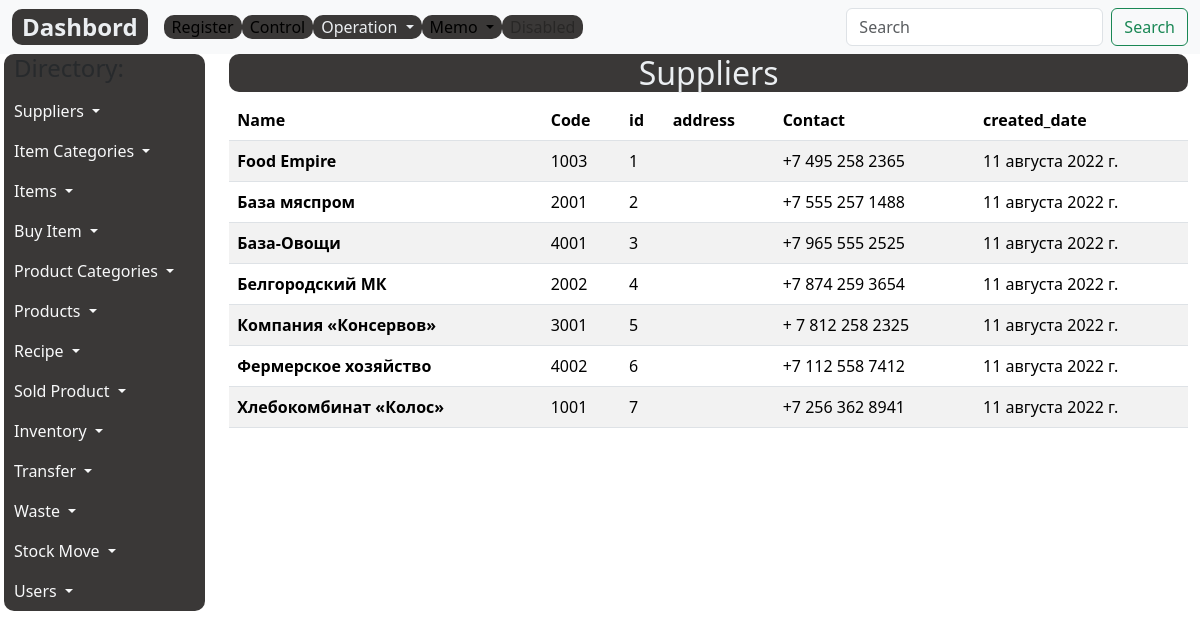
/supplier-list/, run on an earlier commit of the app's database.
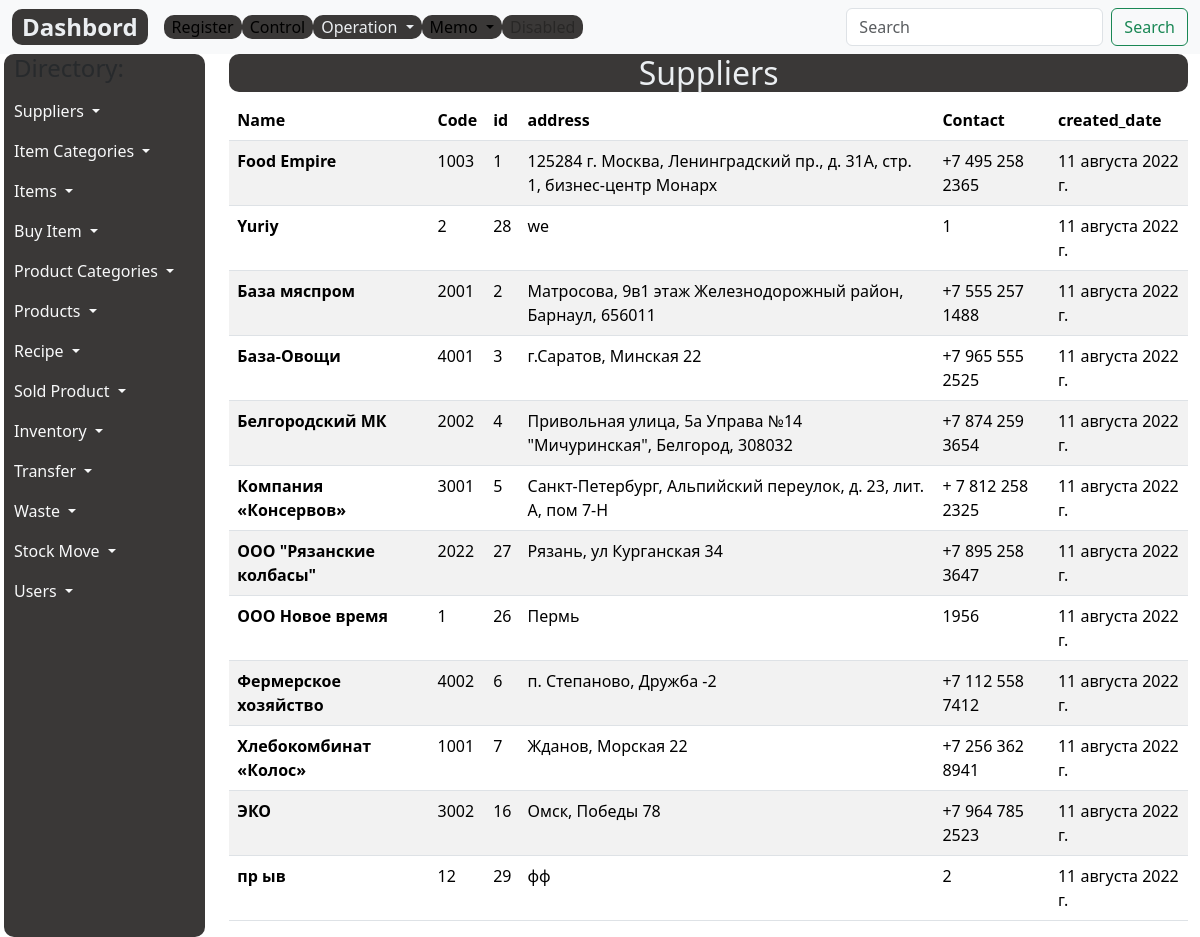
And on a later commit of the database.
### register/models.py (models this page shows, shortened)
class Supplier(models.Model):
    code=models.CharField(max_length=4, null=True)
    name = models.CharField(max_length=200, help_text="Не более 200 знаков",db_index=True)
    slug= models.SlugField(max_length=255, verbose_name='Url', unique=True)
    address = models.CharField(max_length=220)
    contact=models.CharField(max_length=250, null=True)
    created_date = models.DateField(auto_now_add=True)
    class Meta:
        ordering = ['name']
        verbose_name = 'Поставщик'
        verbose_name_plural = 'Поставщики'

### register/views.py (the view)
# urls.py: path('supplier-list/', SupplierListView.as_view(), name='supplier-list'),
class SupplierListView(ListView):
    model = Supplier
    template_name = 'register/items/suppliers.html'
    context_object_name = 'suppliers'

### register/templates/register/items/suppliers.html (shortened to what this page needs)
{% extends 'base.html' %}
{% load static %}
{% block content %}
<div class="container">
  <h1 class="custom">Suppliers</h1>
  <table class="table table-striped">
    <thead>
      <tr>
        <th scope="col">Name</th>
        <th scope="col">Code</th>
        <th scope="col">id</th>
        <th scope="col">address</th>
        <th scope="col">Contact</th>
        <th scope="col">created_date</th>
      </tr>
    </thead>
    <tbody>
      {% for supplier in suppliers%}
      <tr>
        <th scope="row">{{supplier.name}}</th>
        <td>{{supplier.code}}</td>
        <td>{{supplier.id}}</td>
        <td>{{supplier.address}}</td>
        <td>{{supplier.contact}}</td>
        <td>{{supplier.created_date}}</td>
      </tr>
      {% endfor %}
    </tbody>
  </table>
</div>
{% endblock %}

### templates/base.html (shortened to what this page needs)
{% load static %}
{% load bootstrap5 %}
<!DOCTYPE html>
<html lang="en">
<head>
  {% bootstrap_css %}
  <link rel="stylesheet" type="text/css" href="{% static 'css/style.css' %}">
</head>
<body>
  {% block navbar %}
  <nav class="navbar navbar-expand-lg bg-light">
    <div class="container-fluid">
      <a class="navbar-brand font1-b navbutt" href="{% url 'dashbord' %}">Dashbord</a>
      <div class="collapse navbar-collapse" id="navbarSupportedContent">
        <ul class="navbar-nav me-auto mb-2 mb-lg-0">
          <li class="nav-item">
            <a class="nav-link active navbutt" aria-current="page" href="{% url 'register' %}">Register</a>
          </li>
          <li class="nav-item">
            <a class="nav-link active navbutt" href="{% url 'control' %}">Control</a>
          </li>
          <li class="navbar-nav nav-item dropdown">
            <a class="nav-link dropdown-toggle navbutt" href="#" role="button" data-bs-toggle="dropdown"
              aria-expanded="false">
              Operation
            </a>
          </li>
          <li class="navbar-nav nav-item dropdown">
            <a class="nav-link dropdown-toggle navbutt active" href="#" role="button" data-bs-toggle="dropdown"
              aria-expanded="false">
              Memo
            </a>
          </li>
          <li class="nav-item">
            <a class="nav-link disabled navbutt">Disabled</a>
          </li>
        </ul>
        <form class="d-flex" role="search">
          <input class="form-control me-2" type="search" placeholder="Search" aria-label="Search">
          <button class="btn btn-outline-success" type="submit">Search</button>
        </form>
      </div>
    </div>
  </nav>
  {% endblock %}
  <div class="ms-3">
    {% block menu%}
    <div class="row">
      <div class="col-2 navbutt text-muted">
        <h4>Directory:</h4>
        <ul class="nav navbar-nav">
          <li class="navbar-nav nav-item dropdown">
            <a class="nav-link dropdown-toggle text-light" href="#" role="button" data-bs-toggle="dropdown"
              aria-expanded="false">
              Suppliers
            </a>
          </li>
          <li class="navbar-nav nav-item dropdown">
            <a class="nav-link dropdown-toggle text-light" href="#" role="button" data-bs-toggle="dropdown"
              aria-expanded="false">
              Item Categories
            </a>
          </li>
          <li class="navbar-nav nav-item dropdown">
            <a class="nav-link dropdown-toggle text-light" href="#" role="button" data-bs-toggle="dropdown"
              aria-expanded="false">
              Items
            </a>
          </li>
          <li class="navbar-nav nav-item dropdown">
            <a class="nav-link dropdown-toggle text-light" href="#" role="button" data-bs-toggle="dropdown"
              aria-expanded="false">
              Buy Item
            </a>
          </li>
          <li class="navbar-nav nav-item dropdown">
            <a class="nav-link dropdown-toggle text-light" href="#" role="button" data-bs-toggle="dropdown"
              aria-expanded="false">
              Product Categories
            </a>
          </li>
          <li class="navbar-nav nav-item dropdown">
            <a class="nav-link dropdown-toggle text-light" href="#" role="button" data-bs-toggle="dropdown"
              aria-expanded="false">
              Products
            </a>
          </li>
          <li class="navbar-nav nav-item dropdown">
            <a class="nav-link dropdown-toggle text-light" href="#" role="button" data-bs-toggle="dropdown"
              aria-expanded="false">
              Recipe
            </a>
          </li>
          <li class="navbar-nav nav-item dropdown">
            <a class="nav-link dropdown-toggle text-light" href="#" role="button" data-bs-toggle="dropdown"
              aria-expanded="false">
              Sold Product
            </a>
          </li>
          <li class="navbar-nav nav-item dropdown">
            <a class="nav-link dropdown-toggle text-light" href="#" role="button" data-bs-toggle="dropdown"
              aria-expanded="false">
              Inventory
            </a>
          </li>
          <li class="navbar-nav nav-item dropdown">
            <a class="nav-link dropdown-toggle text-light" href="#" role="button" data-bs-toggle="dropdown"
              aria-expanded="false">
              Transfer
            </a>
          </li>
          <li class="navbar-nav nav-item dropdown">
            <a class="nav-link dropdown-toggle text-light" href="#" role="button" data-bs-toggle="dropdown"
              aria-expanded="false">
              Waste
            </a>
          </li>
          <li class="navbar-nav nav-item dropdown">
            <a class="nav-link dropdown-toggle text-light" href="#" role="button" data-bs-toggle="dropdown"
              aria-expanded="false">
              Stock Move
            </a>
          </li>
          <li class="navbar-nav nav-item dropdown">
            <a class="nav-link dropdown-toggle text-light" href="#" role="button" data-bs-toggle="dropdown"
              aria-expanded="false">
              Users
            </a>
          </li>
          {% endblock %}
      </div>
      <div class="col-10">
        {% block content %}CONTENT{% endblock %}
      </div>
</body>
</html>

### mms22/static/css/style.css (style rules this page uses)
.custom { color: #ebeef1; background: #3a3837; font-size: 2rem; text-align: center; border-radius: 10px; -webkit-border-radius: 10px; -moz-border-radius: 10px; -ms-border-radius: 10px; -o-border-radius: 10px; }
.navbutt { color: #ebeef1; background: #3a3837; border-radius: 10px; padding: 0 10px; }
.font1-b { font-size: 1.5rem; font-weight: 600; }

What changed in the data, as far as the page shows it:
changed Supplier "Food Empire": address (not shown) → "125284 г. Москва, Ленинградский пр., д. 31A, стр. 1, бизнес-центр Монарх"
added Supplier: name "Yuriy", code "2", id "28", address "we", contact "1", created_date "11 августа 2022 г."
changed Supplier "База мяспром": address (not shown) → "​Матросова, 9в​1 этаж Железнодорожный район, Барнаул, 656011"
changed Supplier "База-Овощи": address (not shown) → "г.Саратов, Минская 22"
changed Supplier "Белгородский МК": address (not shown) → "​Привольная улица, 5а Управа №14 \"Мичуринская\", Белгород, 308032"
changed Supplier "Компания «Консервов»": address (not shown) → "Санкт-Петербург, Альпийский переулок, д. 23, лит. А, пом 7-Н"
added Supplier: name "ООО \"Рязанские колбасы\"", code "2022", id "27", address "Рязань, ул Курганская 34", contact "+7 895 258 3647", created_date "11 августа 2022 г."
added Supplier: name "ООО Новое время", code "1", id "26", address "Пермь", contact "1956", created_date "11 августа 2022 г."
changed Supplier "Фермерское хозяйство": address (not shown) → "п. Степаново, Дружба -2"
changed Supplier "Хлебокомбинат «Колос»": address (not shown) → "Жданов, Морская 22"
added Supplier: name "ЭКО", code "3002", id "16", address "Омск, Победы 78", contact "+7 964 785 2523", created_date "11 августа 2022 г."
added Supplier: name "пр ыв", code "12", id "29", address "фф", contact "2", created_date "11 августа 2022 г."
